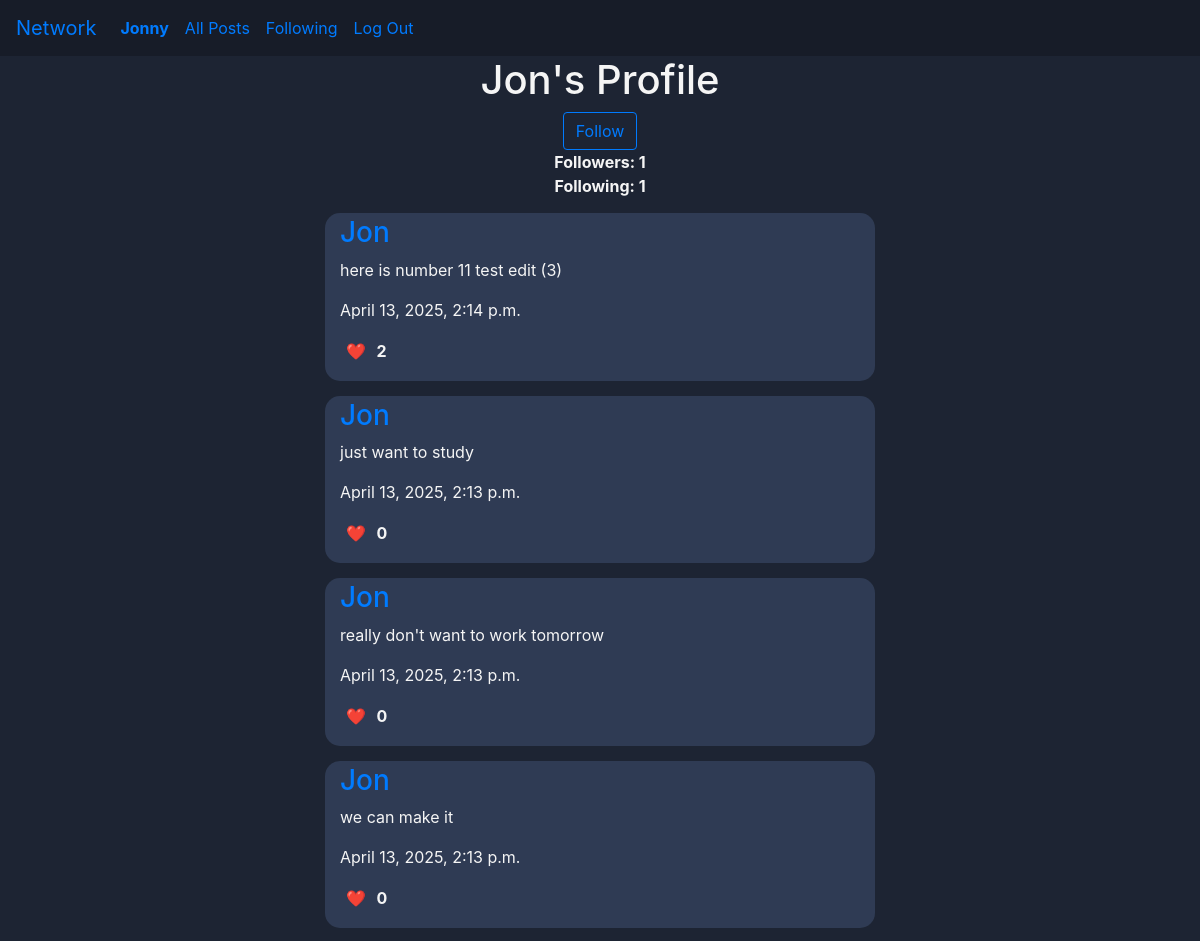
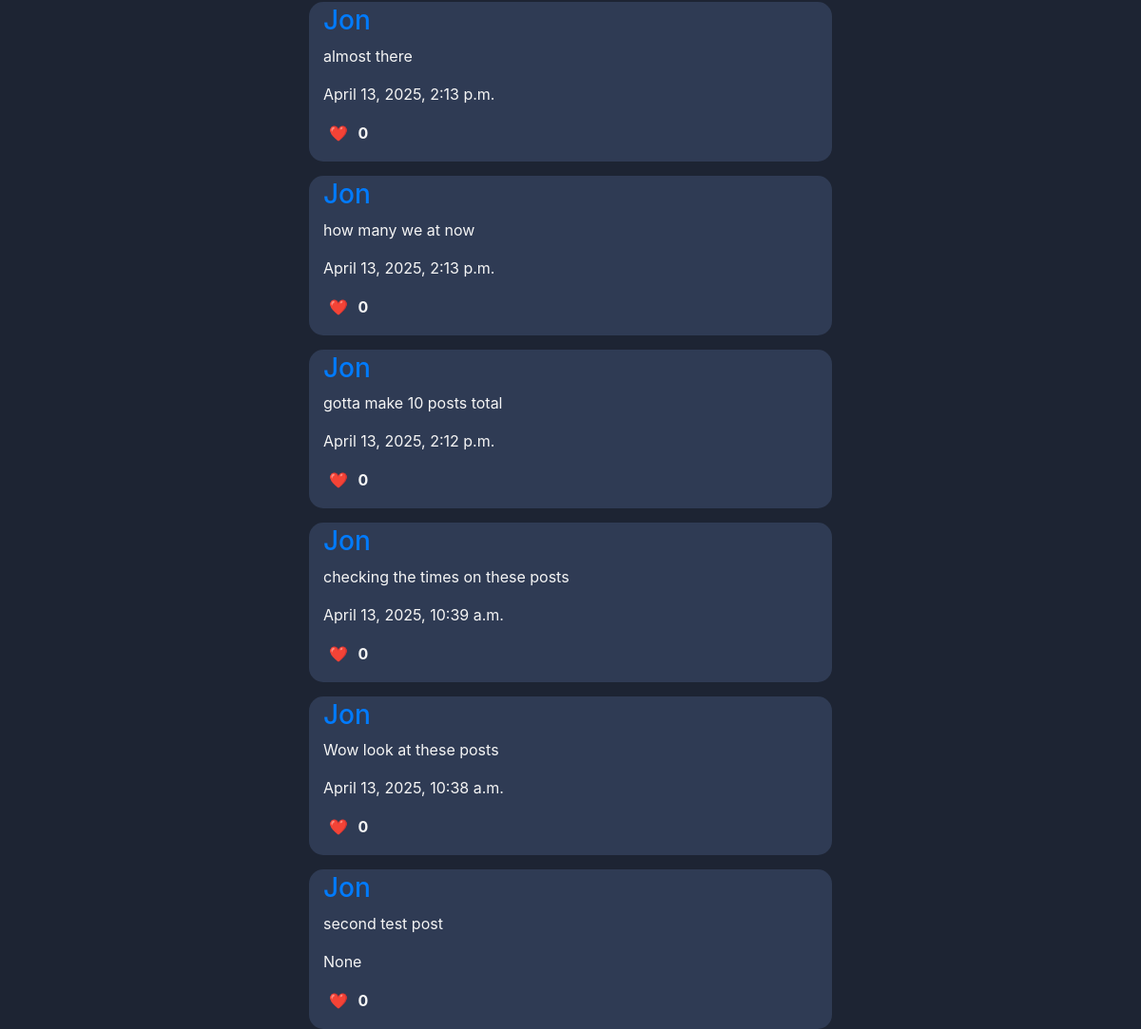
Screenshot of /profile/Jon (signed in) with the database file from the repository (2 pictures, top to bottom).
### network/models.py (models this page shows)
class User(AbstractUser):
    following = models.ManyToManyField("self", symmetrical=False, blank=True, related_name="followers")
    saved_posts = models.ManyToManyField("Post", blank=True, related_name="saved_by")
    @property
    def following_count(self):
        return self.following.count()
    @property
    def follower_count(self):
        return self.followers.count()

class Post(models.Model):
    user = models.ForeignKey("User", on_delete=models.CASCADE, related_name="user_posts")
    content = models.TextField(max_length=512, blank=False, null=False)
    likes = models.ManyToManyField("User", blank=True, related_name="liked_posts")
    timestamp = models.DateTimeField(auto_now_add=True)
    @property
    def like_count(self):
        return self.likes.count()

### network/views.py (the view)
# urls.py: path("profile/<str:username>", views.profile, name="profile"),
def profile(request, username):
    user = User.objects.get(username=username)
    if not user:
        return False #TODO render error page
    return post_paginator(
        request,
        query=user.user_posts.select_related("user").order_by("-timestamp"),
        template="network/profile.html",
        title=f"{user.username}'s Profile",
        user_obj=user
        )

### network/views.py (called while the page is built)
def post_paginator(request, query, template, title, user_obj=None):
    paginator = Paginator(query, 10)
    page_number = request.GET.get("page")
    page_obj = paginator.get_page(page_number)
    return render(request, template, {
        "page_obj": page_obj,
        "title": title,
        "user_obj": user_obj
    })

### network/templates/network/profile.html (shortened to what this page needs)
{% extends "network/layout.html" %}
{% load static %}
{% block body %}
    <h1>{{ user_obj.username }}'s Profile</h1>
    {% if user.is_authenticated %}
        {% if user_obj.username != user.username %}
            <button class="btn btn-outline-primary"
                id="toggle-follow-btn"
                data-username="{{ user_obj.username }}">
                {% if user_obj in user.following %}Unfollow{% else %}Follow{% endif %}</button>
        {% endif %}
    {% else %}
        <p class="alert-div">Log in to follow!</p>
    {% endif %}
    <strong id="follower-count">Followers: {{ user_obj.follower_count }}</strong>
    <strong id="following-count">Following: {{ user_obj.following_count }}</strong>
    {% include "network/partials/load_posts.html" with page_obj=page_obj %}
{% endblock %}

### network/templates/network/layout.html (shortened to what this page needs)
{% load static %}
<!DOCTYPE html>
<html lang="en">
    <head>
        <link rel="stylesheet" href="https://stackpath.bootstrapcdn.com/bootstrap/4.4.1/css/bootstrap.min.css">
        <link href="{% static 'network/styles.css' %}" rel="stylesheet">
    </head>
    <body>
        <nav class="navbar navbar-expand-lg nav">
            <a class="navbar-brand" href="#">Network</a>
            <div>
              <ul class="navbar-nav mr-auto">
                {% if user.is_authenticated %}
                    <li class="nav-item">
                        <a class="nav-link" href="#"><strong>{{ user.username }}</strong></a>
                    </li>
                {% endif %}
                <li class="nav-item">
                  <a class="nav-link" href="{% url 'index' %}">All Posts</a>
                </li>
                {% if user.is_authenticated %}
                    <li class="nav-item">
                        <a class="nav-link" href="{% url 'following_posts' %}">Following</a>
                    </li>
                    <li class="nav-item">
                        <a class="nav-link" href="{% url 'logout' %}">Log Out</a>
                    </li>
                {% endif %}
              </ul>
            </div>
          </nav>
        <div class="body">
            {% block body %}
            {% endblock %}
        </div>
    </body>
</html>

### network/templates/network/partials/load_posts.html (shortened to what this page needs)
<div class="posts-div">
    {% for post in page_obj %}
        <div class="post-div">
            <h3><a href="{% url 'profile' username=post.user.username %}">{{ post.user.username }}</a></h3>
            <div class="post-text-div">
                <p class="post-text">{{ post.content }}</p>
            </div>
            <p class="small-text">{{ post.timestamp }}</p>
            <p>
                {% if user.is_authenticated %}
                    <button class="like-btn" data-id="{{ post.id }}"
                    data-liked="{% if user in post.likes.all %}true{% else %}false{% endif %}">❤️</button>
                {% else %}
                    🩶
                {% endif %}
                <strong class="like-count">{{ post.like_count }}</strong>
            </p>
        </div>
    {% endfor %}
</div>

### network/static/network/styles.css (style rules this page uses)
* { margin: 0; box-sizing: border-box; }
.nav { background-color: #171c28; }
.body { background-color: #1d2433; color: whitesmoke; display: flex; flex-direction: column; align-items: center; padding: auto; }
.post-div { border-radius: 15px; min-width: 550px; background-color: #2f3b54; margin-top: 15px; padding: 3px 0 1px 15px; }
.like-btn { border: none; background-color: inherit; }

### rows the page displays
User: username "Jonny"
User: username "Jon", follower_count "1", following_count "1"
Post: user.username "Jon", content "here is number 11 test edit (3)", timestamp "April 13, 2025, 2:14 p.m.", like_count "2"
Post: user.username "Jon", content "just want to study", timestamp "April 13, 2025, 2:13 p.m.", like_count "0"
Post: user.username "Jon", content "really don't want to work tomorrow", timestamp "April 13, 2025, 2:13 p.m.", like_count "0"
Post: user.username "Jon", content "we can make it", timestamp "April 13, 2025, 2:13 p.m.", like_count "0"
Post: user.username "Jon", content "almost there", timestamp "April 13, 2025, 2:13 p.m.", like_count "0"
Post: user.username "Jon", content "how many we at now", timestamp "April 13, 2025, 2:13 p.m.", like_count "0"
Post: user.username "Jon", content "gotta make 10 posts total", timestamp "April 13, 2025, 2:12 p.m.", like_count "0"
Post: user.username "Jon", content "checking the times on these posts", timestamp "April 13, 2025, 10:39 a.m.", like_count "0"
Post: user.username "Jon", content "Wow look at these posts", timestamp "April 13, 2025, 10:38 a.m.", like_count "0"
Post: user.username "Jon", content "second test post", timestamp "None", like_count "0"
